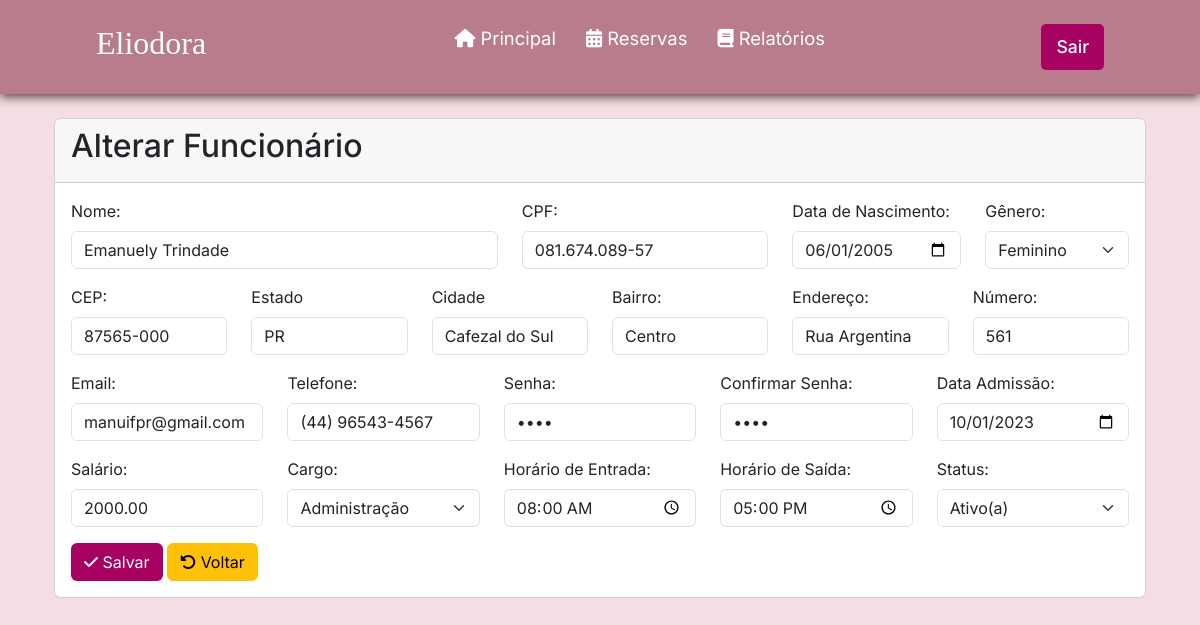
Page /alterarFuncionario.php?id=27 (signed in) on the committed database.
### tables this page shows
CREATE TABLE `funcionario` (
  `id` int(11) NOT NULL,
  `status` int(1) NOT NULL DEFAULT 1,
  `nome` varchar(100) NOT NULL,
  `cpf` varchar(15) NOT NULL,
  `dataNascimento` date NOT NULL,
  `genero` varchar(1) NOT NULL,
  `estado` varchar(100) NOT NULL,
  `cidade` varchar(100) NOT NULL,
  `bairro` varchar(100) NOT NULL,
  `endereco` varchar(100) NOT NULL,
  `numeroEndereco` int(11) NOT NULL,
  `cep` varchar(15) NOT NULL,
  `email` varchar(45) NOT NULL,
  `telefone` varchar(45) NOT NULL,
  `senha` varchar(100) NOT NULL,
  `confirma` varchar(100) NOT NULL,
  `dataAdmissao` date NOT NULL,
  `salario` double(11,2) NOT NULL,
  `cargo` varchar(45) NOT NULL,
  `horarioEntrada` time NOT NULL,
  `horarioSaida` time NOT NULL
);

### alterarFuncionario.php (the view, shortened to what this page needs)
<?php
$conexao = mysqli_connect('127.0.0.1', 'root', '', 'tcc');
$sql = "SELECT * from funcionario where id = " . $_GET['id'];
$resultado = mysqli_query($conexao, $sql);
$linha = mysqli_fetch_array($resultado);
?>
<?php require_once("cabecalho.php"); ?>
<div class="container p-4">
  <div class="card">
    <div class="card-header">
      <h2>Alterar Funcionário</h2>
    </div>
    <div class="card-body">
      <form method="post">
        <div class="row">
          <div class="mb-3 col-md-5">
            <label for="nome" class="form-label">Nome:</label>
            <input type="text" class="form-control" name="nome" value="<?= $linha['nome'] ?>">
          </div>
          <div class="mb-3 col-md-3">
            <label for="cpf" class="form-label">CPF:</label>
            <input type="text" class="form-control" name="cpf" id=cpf value="<?= $linha['cpf'] ?>">
          </div>
          <div class="mb-3 col-md">
            <label for="dataNascimento" class="form-label">Data de Nascimento:</label>
            <input name="dataNascimento" type="date" class="form-control" value="<?= $linha['dataNascimento'] ?>">
          </div>
          <div class="mb-3 col-md">
            <label for="genero" class="form-label">Gênero:</label>
            <select name="genero" class="form-select" aria-label="Default select example">
              <option value="F" <?= ($linha['genero'] == "F") ? "selected" : "" ?>>Feminino</option>
            </select>
          </div>
        </div>
        <div class="row">
        <div class="mb-3 col-md">
            <label for="cep" class="form-label">CEP:</label>
            <input name="cep" type="text" class="form-control" value="<?= $linha['cep'] ?>" required
              pattern="\d{5}-?\d{3}">
          </div>
          <div class="mb-3 col-md">
            <label for="estado" class="form-label">Estado</label>
            <input name="estado" id="uf" class="form-control" value="<?= $linha['estado'] ?>">
          </div>
          <div class="mb-3 col-md">
            <label for="cidade" class="form-label">Cidade</label>
            <input name="cidade" id="cidade" value="<?= $linha['cidade'] ?>" class="form-control">
          </div>
          <div class="mb-3 col-md">
            <label for="bairro" class="form-label">Bairro:</label>
            <input name="bairro" type="text" class="form-control" id="bairro" value="<?= $linha['bairro'] ?>">
          </div>
          <div class="mb-3 col-md">
            <label for="endereco" class="form-label">Endereço:</label>
            <input name="endereco" type="text" class="form-control" value="<?= $linha['endereco'] ?>">
          </div>
          <div class="mb-3 col-md">
            <label for="numeroEndereco" class="form-label">Número:</label>
            <input name="numeroEndereco" type="number" class="form-control" value="<?= $linha['numeroEndereco'] ?>">
          </div>
        </div>
        <div class="row">
          <div class="mb-3 col-md">
            <label for="email" class="form-label">Email:</label>
            <input name="email" type="email" class="form-control" value="<?= $linha['email'] ?>">
          </div>
          <div class="mb-3 col-md">
            <label for="telefone" class="form-label">Telefone:</label>
            <input name="telefone" type="text" class="form-control" value="<?= $linha['telefone'] ?>">
          </div>
          <div class="mb-3 col-md">
            <label for="senha" class="form-label">Senha:</label>
            <input name="senha" type="password" class="form-control" value="<?= $linha['senha'] ?>"
              onchange='confereSenha();'>
          </div>
          <div class="mb-3 col-md">
            <label for="confirma" class="form-label">Confirmar Senha:</label>
            <input name="confirma" type="password" class="form-control" id="confirma" value="<?= $linha['senha'] ?>"
              onchange='confereSenha();' placeholder="Repita sua senha">
          </div>
          <div class="mb-3 col-md">
            <label for="dataAdmissao" class="form-label">Data Admissão:</label>
            <input name="dataAdmissao" type="date" class="form-control" value="<?= $linha['dataAdmissao'] ?>">
          </div>
        </div>
        <div class="row">
          <div class="mb-3 col-md">
            <label for="salario" class="form-label">Salário:</label>
            <input name="salario" type="text" class="form-control" id="salario" value="<?= $linha['salario'] ?>">
          </div>
          <div class="mb-3 col-md">
            <label for="cargo" class="form-label">Cargo:</label>
            <select name="cargo" class="form-select" aria-label="Default select example" id="cargo"
              value="<?= $linha['cargo'] ?>">
              <option value="Administração" <?= ($linha['cargo'] == 'Administração') ? 'selected' : '' ?>>Administração
              </option>
            </select>
          </div>
          <div class="mb-3 col-md">
            <label for="horarioEntrada" class="form-label">Horário de Entrada:</label>
            <input name="horarioEntrada" type="time" class="form-control" value="<?= $linha['horarioEntrada'] ?>">
          </div>
          <div class="mb-3 col-md">
            <label for="horarioSaida" class="form-label">Horário de Saída:</label>
            <input name="horarioSaida" type="time" class="form-control" value="<?= $linha['horarioSaida'] ?>">
          </div>
          <div class="mb-3 col-md">
                            <label for="status" class="form-label">Status:</label>
                            <select name="status" id="status" class="form-select">
                                <option value="1" <?= ($linha['status'] == '1') ? 'selected' : '' ?>>Ativo(a)</option>
                               </select>
                        </div>
          </div>
        <button name="salvar" type="submit" class="btn" style="background-color: #a70162; color: #fff"><i
            class="fa-solid fa-check"></i> Salvar</button>
        <a href="listarFuncionario.php" type="submit" class="btn btn-warning"><i
            class="fa-solid fa-rotate-left"></i></i> Voltar</a>
      </form>
    </div>
    </body>
    </html>

### css/style.css (style rules this page uses)
* { padding: 0; margin: 0; font-family: 'Inter', sans-serif; }
body { background-color: #f4dde3; }
header { background-color: #b97c8c; box-shadow: 0px 3px 10px #563f3f; }
.nav-bar { display: flex; justify-content: space-between; padding: 1.5rem 6rem; }
.logo { display: flex; align-items: center; }
.logo h2 { color: #fff; }
.nav-list { display: flex; align-items: center; }
.nav-list ul { display: flex; justify-content: center; list-style: none; }
.nav-item { margin: 0 15px; }
.nav-link { text-decoration: none; font-size: 1.15rem; color: #ffffff; font-weight: 400; }
.login-button button { border: none; padding: 10px 15px; border-radius: 5px; background-color: #a70162; }
.login-button button a { text-decoration: none; color: #fff; font-weight: 500; font-size: 1.1rem; }

### rows in the picture
funcionario: nome "Emanuely Trindade", cpf "081.674.089-57", dataNascimento "06/01/2005", genero "Feminino", cep "87565-000", estado "PR", cidade "Cafezal do Sul", bairro "Centro", endereco "Rua Argentina", numeroEndereco "561", email "manuifpr@gmail.com", telefone "(44) 96543-4567", dataAdmissao "10/01/2023", salario "2000.00", cargo "Administração", horarioEntrada "08:00:00", horarioSaida "17:00:00", status "Ativo(a)"
